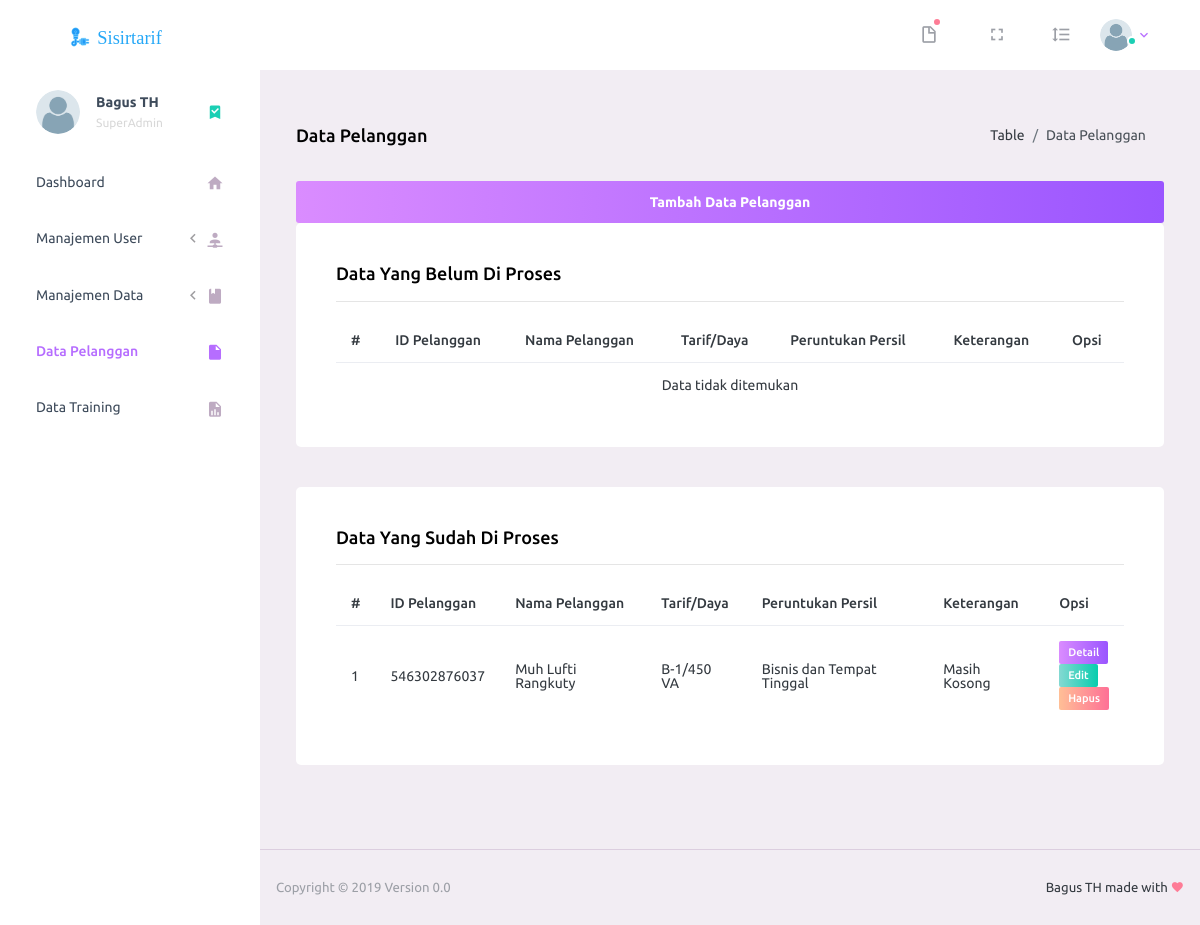
The page /?page=data_pelanggan (signed in) on the database its author committed.
### tables this page shows
CREATE TABLE `user` (
  `nik` int(11) NOT NULL,
  `nama_lengkap` varchar(100) NOT NULL,
  `email` varchar(50) NOT NULL,
  `no_telp` varchar(20) NOT NULL,
  `jenis_kelamin` enum('Pria','Wanita') NOT NULL,
  `alamat` text NOT NULL,
  `gambar` varchar(100) NOT NULL,
  `username` varchar(100) NOT NULL,
  `password` varchar(100) NOT NULL,
  `pass` varchar(100) NOT NULL,
  `hak_akses` enum('SuperAdmin','Admin','Karyawan') NOT NULL,
  `status` enum('Aktif','Tidak Aktif') NOT NULL,
  `tgl_buat` varchar(50) NOT NULL
);

CREATE TABLE `pelanggan` (
  `id` int(11) NOT NULL,
  `nik` int(11) NOT NULL,
  `id_pel` varchar(50) NOT NULL,
  `nama` varchar(100) NOT NULL,
  `no_telp_pel` varchar(20) NOT NULL,
  `alamat_pel` text NOT NULL,
  `id_daya_tarif` int(11) NOT NULL,
  `date` varchar(50) NOT NULL,
  `id_peruntukan_persil` int(11) NOT NULL,
  `keterangan` varchar(250) NOT NULL,
  `foto_1` varchar(50) NOT NULL,
  `foto_2` varchar(50) NOT NULL,
  `foto_3` varchar(50) NOT NULL,
  `foto_4` varchar(50) NOT NULL,
  `hits` enum('1','0') NOT NULL
);

CREATE TABLE `data_daya_tarif` (
  `id_ddt` int(11) NOT NULL,
  `id_daya_tarif` int(11) NOT NULL,
  `daya_tarif` varchar(50) NOT NULL
);

CREATE TABLE `data_peruntukan_persil` (
  `id_pp` int(11) NOT NULL,
  `id_peruntukan_persil` int(11) NOT NULL,
  `peruntukan_persil` varchar(100) NOT NULL
);

### index.php (the view, shortened to what this page needs)
<?php
include "+koneksi.php";
if(@$_SESSION['superadmin'] || @$_SESSION['admin'] || @$_SESSION['karyawan']) {
  ?>
  <!DOCTYPE html>
  <html lang="en">
  <head>
    <link rel="stylesheet" href="vendors/iconfonts/mdi/css/materialdesignicons.min.css">
    <link rel="stylesheet" href="vendors/css/vendor.bundle.base.css">
    <link rel="stylesheet" href="css/style.css">
    <link rel="stylesheet" type="text/css" href="https://cdn.datatables.net/v/bs4/dt-1.10.18/datatables.min.css"/>
  </head>
  <?php
  if(@$_SESSION['superadmin']) {
    $sql_terlogin = mysqli_query($db, "SELECT * FROM user WHERE nik = '$_SESSION[superadmin]' ") or die ($db->error);
    $data_terlogin = mysqli_fetch_array($sql_terlogin);
  } elseif (@$_SESSION['admin']) {
    $sql_terlogin = mysqli_query($db, "SELECT * FROM user WHERE nik = '$_SESSION[admin]' ") or die ($db->error);
    $data_terlogin = mysqli_fetch_array($sql_terlogin);
  } else {
    $sql_terlogin = mysqli_query($db, "SELECT * FROM user WHERE nik = '$_SESSION[karyawan]' ") or die ($db->error);
    $data_terlogin = mysqli_fetch_array($sql_terlogin);
  }
  ?>
  <body>
    <div class="container-scroller">
      <nav class="navbar default-layout-navbar col-lg-12 col-12 p-0 fixed-top d-flex flex-row">
        <div class="text-center navbar-brand-wrapper d-flex align-items-center justify-content-center">
          <a class="navbar-brand brand-logo" href="./"><img src="images/logo.svg" alt="logo"/></a>
        </div>
        <div class="navbar-menu-wrapper d-flex align-items-stretch">
          <ul class="navbar-nav navbar-nav-right">
            <?php if ($data_terlogin['hak_akses'] != 'Karyawan'): ?>
              <?php
              $sql_notif = mysqli_query($db, "SELECT * FROM pelanggan JOIN user ON pelanggan.nik = user.nik WHERE hits = '1' LIMIT 5 ");
              ?>
              <li class="nav-item dropdown">
                <a class="nav-link count-indicator dropdown-toggle" id="messageDropdown" data-toggle="dropdown" aria-expanded="false">
                  <i class="mdi mdi-file-outline"></i>
                  <?php
                  if (mysqli_num_rows($sql_notif) > 0) {
                    ?>
                    <span class="count-symbol bg-warning"></span>
                    <div class="dropdown-menu dropdown-menu-right navbar-dropdown preview-list" aria-labelledby="messageDropdown">
                      <h6 class="p-1 mb-0">Data Masuk</h6>
                      <?php
                    } else { ?>
                      <span class="count-symbol bg-danger"></span>
                        <?php
                      }
                      ?>
                    </a>
                  </div>
              <?php endif ?>
              <li class="nav-item d-none d-lg-block full-screen-link">
                <a class="nav-link">
                  <i class="mdi mdi-fullscreen" id="fullscreen-button"></i>
                </a>
              </li>
              <li class="nav-item nav-settings d-none d-lg-block">
                <a class="nav-link" href="#">
                  <i class="mdi mdi-format-line-spacing"></i>
                </a>
              </li>
              <li class="nav-item nav-profile dropdown">
                <a class="nav-link dropdown-toggle" id="profileDropdown" href="#" data-toggle="dropdown" aria-expanded="false">
                  <div class="nav-profile-img">
                    <img src="images/foto/<?= ucfirst($data_terlogin['gambar']); ?>" alt="image">
                    <span class="availability-status online"></span>
                  </div>
                </a>
              </li>
          </div>
        <div class="container-fluid page-body-wrapper">
          <nav class="sidebar sidebar-offcanvas" id="sidebar">
            <ul class="nav">
              <li class="nav-item nav-profile">
                <a href="?page=users_detail" class="nav-link">
                  <div class="nav-profile-image">
                    <img src="images/foto/<?= ucfirst($data_terlogin['gambar']); ?>" alt="profile">
                  </div>
                  <div class="nav-profile-text d-flex flex-column">
                    <span class="font-weight-bold mb-2"><?php echo ucfirst($data_terlogin['nama_lengkap']); ?></span>
                    <span class="text-secondary text-small"><?php echo ucfirst($data_terlogin['hak_akses']); ?></span>
                  </div>
                  <i class="mdi mdi-bookmark-check text-success nav-profile-badge"></i>
                </a>
              </li>
              <li class="nav-item <?php if(@$_GET['page'] == '') { echo 'active'; } ?>">
                <a class="nav-link" href="./">
                  <span class="menu-title">Dashboard</span>
                  <i class="mdi mdi-home menu-icon"></i>
                </a>
              </li>
              <?php if ($data_terlogin['hak_akses'] != 'Karyawan'): ?>
                <li class="nav-item <?php if(@$_GET['page'] == 'user_admin') { echo 'active'; } elseif(@$_GET['page'] == 'user_karyawan') { echo 'active'; }  ?>">
                  <a class="nav-link" data-toggle="collapse" href="#ui-basic" aria-expanded="false" aria-controls="ui-basic">
                    <span class="menu-title">Manajemen User</span>
                    <i class="menu-arrow"></i>
                    <i class="mdi mdi-account-network menu-icon"></i>
                  </a>
                        </li>
                        <li class="nav-item <?php if(@$_GET['page'] == 'data_tarif_daya') { echo 'active'; } elseif(@$_GET['page'] == 'data_peruntukan_persil') { echo 'active'; }  ?>">
                          <a class="nav-link" data-toggle="collapse" href="#ui-basic1" aria-expanded="false" aria-controls="ui-basic">
                            <span class="menu-title">Manajemen Data</span>
                            <i class="menu-arrow"></i>
                            <i class="mdi mdi-book menu-icon"></i>
                          </a>
                            </li>
                          <?php endif ?>
                          <li class="nav-item <?php if(@$_GET['page'] == 'data_pelanggan') { echo 'active'; } ?>">
                            <a class="nav-link" href="?page=data_pelanggan">
                              <span class="menu-title">Data Pelanggan</span>
                              <i class="mdi mdi-file menu-icon"></i>
                            </a>
                          </li>
                          <?php if ($data_terlogin['hak_akses'] == 'SuperAdmin'): ?>
                            <li class="nav-item <?php if(@$_GET['page'] == 'data_training') { echo 'active'; } ?>">
                              <a class="nav-link" href="?page=data_training">
                                <span class="menu-title">Data Training</span>
                                <i class="mdi mdi-file-chart menu-icon"></i>
                              </a>
                            </li>
                          <?php endif ?>
                        </ul>
                      </nav>
                      <div class="main-panel">
                       <?php
                       if(@$_GET['page'] == '') {
                        include "inc/dashboard.php";
                      } else if(@$_GET['page'] == 'user_admin') {
                        include "inc/user_admin.php";
                      } else if(@$_GET['page'] == 'user_karyawan') {
                        include "inc/user_karyawan.php";
                      } else if(@$_GET['page'] == 'users_detail') {
                        include "inc/users_detail.php";
                      } else if(@$_GET['page'] == 'user_detail') {
                        include "inc/user_detail.php";
                      } else if(@$_GET['page'] == 'data_tarif_daya') {
                        include "inc/data_tarif_daya.php";
                      } else if(@$_GET['page'] == 'data_peruntukan_persil') {
                        include "inc/data_peruntukan_persil.php";
                      } else if(@$_GET['page'] == 'data_pelanggan') {
                        include "inc/data_pelanggan.php";
                      } else if(@$_GET['page'] == 'data_pelanggan_manajemen') {
                        include "inc/data_pelanggan_manajemen.php";
                      } else if(@$_GET['page'] == 'data_pelanggan_detail') {
                        include "inc/data_pelanggan_detail.php";
                      } else if(@$_GET['page'] == 'data_pelanggan_proses') {
                        include "inc/data_pelanggan_proses.php";
                      } else if(@$_GET['page'] == 'data_training') {
                        include "inc/data_training.php";
                      } else if(@$_GET['page'] == 'manajemen_alat') {
                        include "inc/manajemen_alat.php";
                      } else {
                        include "inc/error-404.php";
                      } ?>
                      <footer class="footer">
                        <div class="d-sm-flex justify-content-center justify-content-sm-between">
                          <span class="text-muted text-center text-sm-left d-block d-sm-inline-block">Copyright © 2019 Version 0.0</span>
                          <span class="float-none float-sm-right d-block mt-1 mt-sm-0 text-center">Bagus TH made with <i class="mdi mdi-heart text-danger"></i></span>
                        </div>
                      </footer>
                    </div>
                  </div>
              </body>
              </html>
              <?php
            } else {
              include "login.php";
            }
            ?>

### inc/data_pelanggan.php (shortened to what this page needs)
<?php if ($data_terlogin['hak_akses'] != 'Karyawan'): ?>
<?php
$sql_pelanggan = mysqli_query($db, "SELECT * FROM pelanggan JOIN data_daya_tarif ON pelanggan.id_daya_tarif = data_daya_tarif.id_daya_tarif JOIN data_peruntukan_persil ON pelanggan.id_peruntukan_persil = data_peruntukan_persil.id_peruntukan_persil WHERE hits = '1' LIMIT 5 ") or die ($db->error);
?>
<div class="content-wrapper">
  <div class="page-header">
    <h3 class="page-title">
      Data Pelanggan
    </h3>
    <nav aria-label="breadcrumb">
      <ol class="breadcrumb">
        <li class="breadcrumb-item">Table</li>
        <li class="breadcrumb-item active" aria-current="page">Data Pelanggan</li>
      </ol>
    </nav>
  </div>
  <div class="row">
    <div class="col-12">
      <div class="card">
      <a href="?page=data_pelanggan_manajemen&action=tambah_pelanggan" class="btn btn-gradient-primary">Tambah Data Pelanggan</a>
      </div>
    </div>
  </div>
  <div class="row">
    <div class="col-12 grid-margin">
      <div class="card">
        <div class="card-body">
          <h5 class="card-title">Data Yang Belum Di Proses</h5>
          <hr>
          <div class="table-responsive">
            <table class="table">
              <thead>
                <tr>
                  <th>#</th>
                  <th>ID Pelanggan</th>
                  <th>Nama Pelanggan</th>
                  <th>Tarif/Daya</th>
                  <th>Peruntukan Persil</th>
                  <th>Keterangan</th>
                  <th>Opsi</th>
                </tr>
              </thead>
              <tbody>
                <?php
                if (mysqli_num_rows($sql_pelanggan) == 0) {
                  ?>
                  <tr><td colspan="7" align="center">Data tidak ditemukan</td></tr>
                <?php }
                ?>
              </tbody>
            </table>
          </div>
        </div>
      </div>
    </div>
  </div>
<?php
$sql_pelanggan_proses = mysqli_query($db, "SELECT * FROM pelanggan JOIN data_daya_tarif ON pelanggan.id_daya_tarif = data_daya_tarif.id_daya_tarif JOIN data_peruntukan_persil ON pelanggan.id_peruntukan_persil = data_peruntukan_persil.id_peruntukan_persil WHERE hits = '0' ") or die ($db->error);
?>
  <div class="row">
    <div class="col-md-12 grid-margin">
      <div class="card">
        <div class="card-body">
          <h4 class="card-title">Data Yang Sudah Di Proses</h4>
          <hr>
          <div class="table-responsive">
            <table class="table" id="myTable">
              <thead>
                <tr>
                  <th>#</th>
                  <th>ID Pelanggan</th>
                  <th>Nama Pelanggan</th>
                  <th>Tarif/Daya</th>
                  <th>Peruntukan Persil</th>
                  <th>Keterangan</th>
                  <th>Opsi</th>
                </tr>
              </thead>
              <tbody>
                <?php
                $no = 1;
                while($data_pelanggan_proses = mysqli_fetch_array($sql_pelanggan_proses)) {
                ?>
                <tr>
                  <td><?= $no++; ?></td>
                  <td><?= $data_pelanggan_proses['id_pel']; ?></td>
                  <td><?= $data_pelanggan_proses['nama']; ?></td>
                  <td><?= $data_pelanggan_proses['daya_tarif']; ?></td>
                  <td><?= $data_pelanggan_proses['peruntukan_persil']; ?></td>
                  <td><?= $data_pelanggan_proses['keterangan']; ?></td>
                  <td>
                    <a href="?page=data_pelanggan_detail&id_pel=<?= $data_pelanggan_proses['id_pel']; ?>" class="badge badge-gradient-primary btn-sm" style="text-decoration: none;">Detail</a><br>
                    <a href="?page=data_pelanggan_manajemen&action=edit_pelanggan&id=<?= $data_pelanggan_proses['id']; ?>" class="badge badge-gradient-success btn-sm" style="text-decoration: none;">Edit</a><br>
                    <a href="?page=data_pelanggan_manajemen&action=hapus_pelanggan&id_pel=<?= $data_pelanggan_proses['id_pel']; ?>" class="badge badge-gradient-danger btn-sm tombol-hapus" style="text-decoration: none;">Hapus</a>
                  </td>
                </tr>
              <?php } ?>
              </tbody>
            </table>
          </div>
        </div>
      </div>
    </div>
  </div>
</div>
<?php endif ?>

### rows shown on the page
user: nama_lengkap "Bagus TH", hak_akses "SuperAdmin"
pelanggan: id_pel "546302876037", nama "Muh Lufti Rangkuty", data_daya_tarif.daya_tarif "B-1/450 VA", data_peruntukan_persil.peruntukan_persil "Bisnis dan Tempat Tinggal", keterangan "Masih Kosong"
